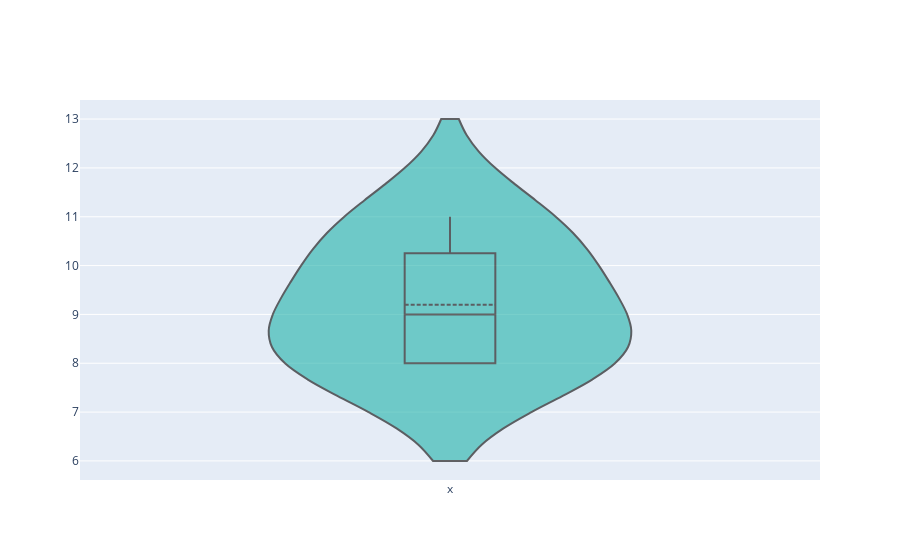
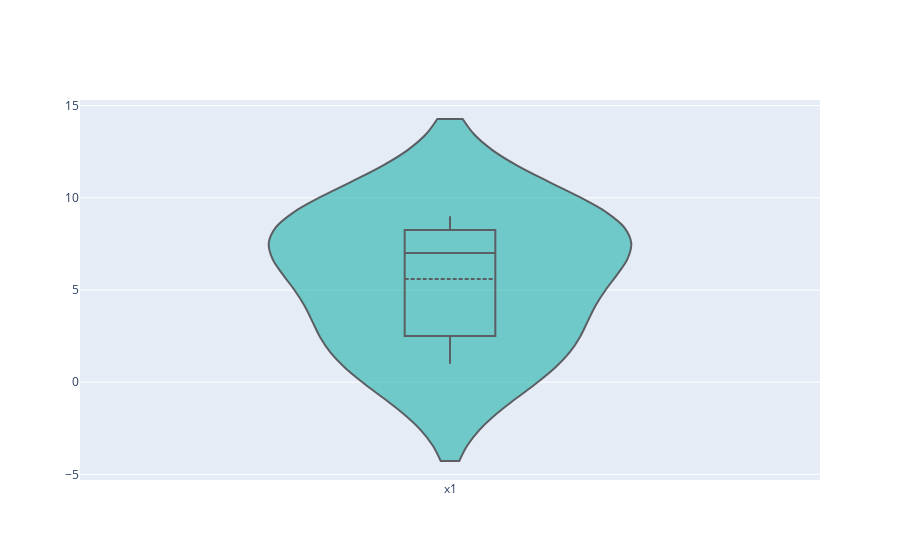

Notebook code for these charts, in order:
### Code cell
import plotly.graph_objects as go

import pandas as pd

df = pd.read_csv(r"pathway.csv")
print(df)
fig = go.Figure(data=go.Violin(y=df['y'], box_visible=True, line_color='black',
                               meanline_visible=True, fillcolor='lightseagreen', opacity=0.6,
                               x0='x'))

fig2 = go.Figure(data=go.Violin(y=df['y2'], box_visible=True, line_color='black',
                               meanline_visible=True, fillcolor='lightseagreen', opacity=0.6,
                               x0='x1'))

fig.update_layout(yaxis_zeroline=False)
fig.show()

fig2.update_layout(yaxis_zeroline=False)
fig2.show()

### Figure 1 — Plotly figure (JSON) as saved in the notebook; plotly's stock layout.template omitted (floating-point values rounded to 4 significant figures)
{"data": [{"box": {"visible": true}, "fillcolor": "lightseagreen", "line": {"color": "black"}, "meanline": {"visible": true}, "opacity": 0.6, "type": "violin", "x0": "x", "y": [8, 9, 10, 11, 8]}], "layout": {"autosize": true, "xaxis": {"autorange": true, "range": [-0.5, 0.5], "type": "category"}, "yaxis": {"autorange": true, "range": [5.609, 13.39], "type": "linear", "zeroline": false}}}

### Figure 2 — Plotly figure (JSON) as saved in the notebook; plotly's stock layout.template omitted (floating-point values rounded to 4 significant figures)
{"data": [{"box": {"visible": true}, "fillcolor": "lightseagreen", "line": {"color": "black"}, "meanline": {"visible": true}, "opacity": 0.6, "type": "violin", "x0": "x1", "y": [7, 8, 9, 3, 1]}], "layout": {"autosize": true, "xaxis": {"autorange": true, "range": [-0.5, 0.5], "type": "category"}, "yaxis": {"autorange": true, "range": [-5.304, 15.3], "type": "linear", "zeroline": false}}}
